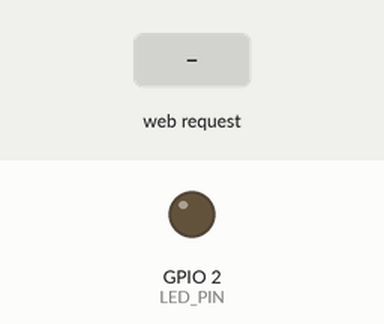
A sketch run on a simulated ESP32. Parts: output pins drawn as LEDs (lit = HIGH). The inputs (shaded band) are chosen by the test bench. WiFi joins after 1.5 s; servers stay silent unless stated; what the sketch prints to the serial monitor is not drawn.

Above: at 2.7 s.
2.8 s: HTTP request GET /set?bright=1 received
At 3.2 s:
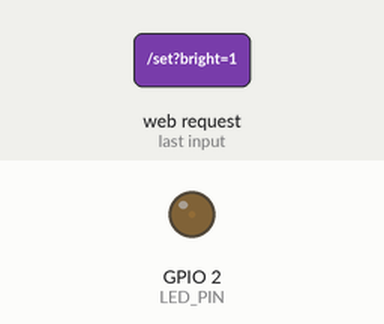
4.3 s: HTTP request GET /set?bright=120 received
At 5.6 s:
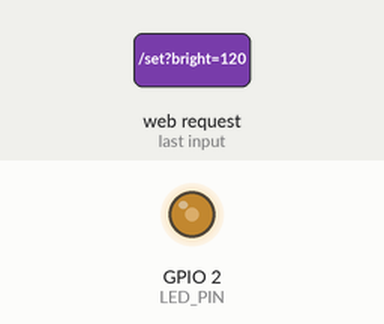
Timing chart, 0 to 7.3 s (numbered marks = the images above; inputs shaded):
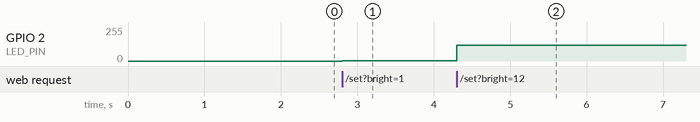

Measured:
- after the input at 2.8 s, GPIO 2 (LED_PIN): 0/255 → 1/255 at once
- after the input at 4.3 s, GPIO 2 (LED_PIN): 1/255 → 120/255 at once

The sketch:

ex07_web_slider_dimmer.ino
```cpp
#include <WiFi.h>
#include <WebServer.h>

const char* ssid = "vi_lll";
const char* password = "knyqsbzirkirkbh";
#define LED_PIN 2
const int freq = 5000;
const int resolution = 8;

WebServer server(80);
int ledBright = 0; // 全局亮度0-255

// 生成带滑动条+JS的网页
String makeHtmlPage() {
  String html = R"rawliteral(
<!DOCTYPE html>
<html lang="zh-CN">
<head>
<meta charset="UTF-8">
<meta name="viewport" content="width=device-width, initial-scale=1.0">
<title>ex07 网页无级调光</title>
<style>
body{font-family:Arial;text-align:center;margin-top:60px;}
#slider{width:80%;height:30px;margin:30px 0;}
#brightText{font-size:24px;color:#d32f2f;}
</style>
</head>
<body>
<h1>LED无级滑动调光器</h1>
<p>当前亮度：<span id="brightText">0</span></p>
<input type="range" id="slider" min="0" max="255" value="0">

<script>
const slider = document.getElementById("slider");
const text = document.getElementById("brightText");
// 滑动条变动触发请求
slider.addEventListener("input", async function(){
  let val = this.value;
  text.innerText = val;
  // fetch发送GET请求到 /set?bright=数值
  await fetch(`/set?bright=${val}`);
})
</script>
</body>
</html>
)rawliteral";
  return html;
}

// 首页页面
void handleRoot() {
  server.send(200, "text/html; charset=UTF-8", makeHtmlPage());
}

// 处理滑动条亮度请求
void handleSetBright() {
  if(server.hasArg("bright")){
    ledBright = server.arg("bright").toInt();
    // 限制范围0~255
    if(ledBright < 0) ledBright = 0;
    if(ledBright > 255) ledBright = 255;
    ledcWrite(LED_PIN, ledBright);
  }
  // 刷新页面
  server.sendHeader("Location", "/");
  server.send(303);
}

void setup() {
  Serial.begin(115200);
  ledcAttach(LED_PIN, freq, resolution);
  ledcWrite(LED_PIN, ledBright);

  // WiFi连接
  WiFi.begin(ssid, password);
  Serial.print("连接WiFi");
  while(WiFi.status() != WL_CONNECTED){
    delay(500);
    Serial.print(".");
  }
  Serial.println("\nWiFi连接成功");
  Serial.print("访问地址：http://");
  Serial.println(WiFi.localIP());

  // 注册路由
  server.on("/", handleRoot);
  server.on("/set", handleSetBright);
  server.begin();
}

void loop() {
  server.handleClient();
}
```
